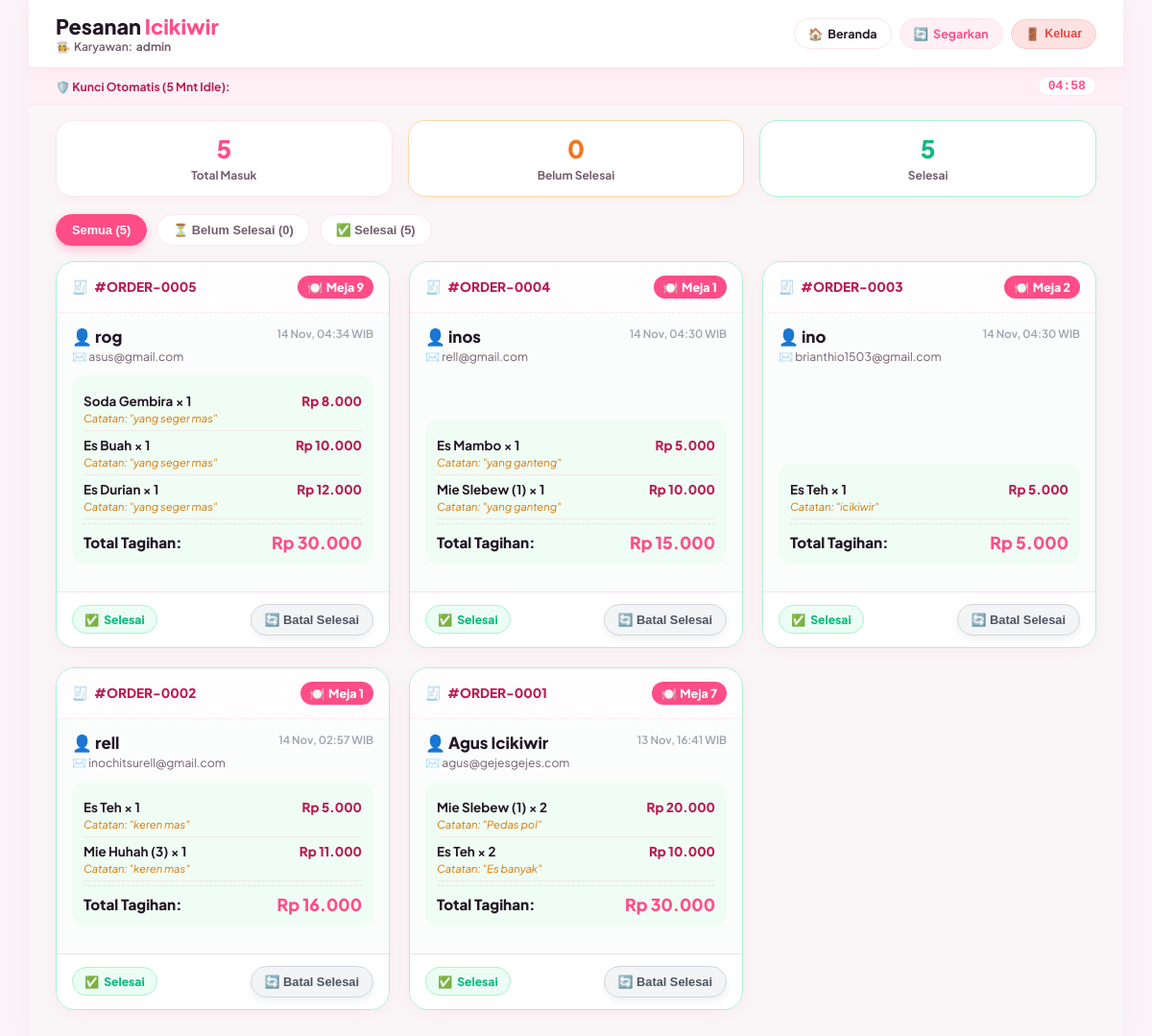
The page /pesanan.php (signed in) on the database its author committed.
### tables this page shows
CREATE TABLE `detail_pesanan` (
  `id_detail` int(11) NOT NULL,
  `jumlah` int(11) NOT NULL,
  `req` varchar(100) NOT NULL,
  `id_menu` int(11) NOT NULL,
  `id_custom` int(11) NOT NULL
);

CREATE TABLE `menu` (
  `id_menu` int(11) NOT NULL,
  `nama` varchar(20) NOT NULL,
  `desk` varchar(200) NOT NULL,
  `harga` int(10) NOT NULL
);

CREATE TABLE `pelanggan` (
  `id_custom` int(11) NOT NULL,
  `nama_custom` varchar(20) NOT NULL,
  `nomor_meja` int(11) NOT NULL,
  `email` varchar(100) NOT NULL,
  `tanggal` datetime NOT NULL,
  `selesai` tinyint(1) NOT NULL
);

### pesanan.php (the view, shortened to what this page needs)
<?php
require_once __DIR__ . '/backend/koneksi.php';
$query = "
    SELECT p.id_custom, p.nama_custom, p.nomor_meja, p.email, p.tanggal, p.selesai,
           d.id_detail, d.jumlah, d.req,
           m.nama AS nama_menu, m.harga, m.id_menu
    FROM pelanggan p
    LEFT JOIN detail_pesanan d ON p.id_custom = d.id_custom
    LEFT JOIN menu m ON d.id_menu = m.id_menu
    ORDER BY p.id_custom DESC, d.id_detail ASC
";
$result = $conn->query($query);
$orders = [];
if ($result) {
    while ($row = $result->fetch_assoc()) {
        $id = $row['id_custom'];
        if (!isset($orders[$id])) {
            $orders[$id] = [
                'id_custom'   => $row['id_custom'],
                'nama_custom' => $row['nama_custom'],
                'nomor_meja'  => $row['nomor_meja'],
                'email'       => $row['email'],
                'tanggal'     => $row['tanggal'],
                'selesai'     => (int)$row['selesai'],
                'total_harga' => 0,
                'items'       => []
            ];
        }
        if ($row['id_detail']) {
            $subtotal = $row['harga'] * $row['jumlah'];
            $orders[$id]['total_harga'] += $subtotal;
            $orders[$id]['items'][] = [
                'id_detail' => $row['id_detail'],
                'id_menu'   => $row['id_menu'],
                'nama_menu' => $row['nama_menu'],
                'harga'     => (int)$row['harga'],
                'jumlah'    => (int)$row['jumlah'],
                'req'       => $row['req'],
                'subtotal'  => $subtotal
            ];
        }
    }
}
$total_pesanan = count($orders);
$total_pending = 0;
$total_selesai = 0;
foreach ($orders as $o) {
    if ($o['selesai'] == 1) {
        $total_selesai++;
    } else {
        $total_pending++;
    }
}
?>
<!DOCTYPE html>
<html lang="id">
<head>
</head>
<body>
<div class="dashboard-container">
    <header class="dash-header">
        <div class="brand-title">
            <h1>Pesanan <span>Icikiwir</span></h1>
            <div class="user-tag">
                <span>👩‍🍳</span> Karyawan: <b><?= htmlspecialchars($_SESSION['karyawan']); ?></b>
            </div>
        </div>
        <div class="header-actions">
            <a href="index.php" class="btn-action-icon btn-home" title="Kembali ke Beranda" onclick="isIntendedNavigation = true;">
                <span>🏠</span> Beranda
            </a>
            <a href="pesanan.php" class="btn-action-icon btn-refresh" title="Perbarui Daftar" onclick="isIntendedNavigation = true;">
                <span>🔄</span> Segarkan
            </a>
            <button onclick="logoutManual()" class="btn-action-icon btn-logout" title="Keluar">
                <span>🚪</span> Keluar
            </button>
        </div>
    </header>
    <div class="session-timer-bar">
        <span>🛡️ Kunci Otomatis (5 Mnt Idle):</span>
        <span class="timer-badge" id="timerBadge">05:00</span>
    </div>
    <section class="stats-grid">
        <div class="stat-card total">
            <div class="stat-num" id="statTotal"><?= $total_pesanan; ?></div>
            <div class="stat-label">Total Masuk</div>
        </div>
        <div class="stat-card pending">
            <div class="stat-num" id="statPending"><?= $total_pending; ?></div>
            <div class="stat-label">Belum Selesai</div>
        </div>
        <div class="stat-card done">
            <div class="stat-num" id="statDone"><?= $total_selesai; ?></div>
            <div class="stat-label">Selesai</div>
        </div>
    </section>
    <nav class="filter-nav">
        <button class="filter-pill active" onclick="filterPesanan('all', this)">Semua (<span id="pillTotal"><?= $total_pesanan; ?></span>)</button>
        <button class="filter-pill" onclick="filterPesanan('pending', this)">⏳ Belum Selesai (<span id="pillPending"><?= $total_pending; ?></span>)</button>
        <button class="filter-pill" onclick="filterPesanan('done', this)">✅ Selesai (<span id="pillDone"><?= $total_selesai; ?></span>)</button>
    </nav>
    <main class="orders-feed" id="ordersList">
        <?php if (empty($orders)): ?>
            <div class="empty-orders">
                <div class="empty-orders-icon">📦</div>
                <h3>Belum Ada Pesanan</h3>
                <p>Pesanan yang dibuat oleh customer di menu.php akan langsung tampil di sini secara otomatis.</p>
            </div>
        <?php else: ?>
            <?php foreach ($orders as $order):
                $id_custom = (int)$order['id_custom'];
                $isDone = ($order['selesai'] === 1);
                $statusClass = $isDone ? 'done' : 'pending';
                $statusText = $isDone ? 'Selesai' : 'Belum Selesai';
            ?>
            <article class="order-card <?= $isDone ? 'done-state' : ''; ?>" id="orderCard-<?= $id_custom; ?>" data-status="<?= $isDone ? 'done' : 'pending'; ?>">
                <div class="card-top">
                    <div class="order-id-badge">
                        <span>🧾</span> #ORDER-<?= str_pad($id_custom, 4, '0', STR_PAD_LEFT); ?>
                    </div>
                    <div class="table-pill">
                        <span>🍽️</span> Meja <?= htmlspecialchars($order['nomor_meja']); ?>
                    </div>
                </div>
                <div class="card-body">
                    <div class="customer-meta">
                        <div>
                            <div class="cust-name">👤 <?= htmlspecialchars($order['nama_custom']); ?></div>
                            <div class="cust-email">✉️ <?= htmlspecialchars($order['email']); ?></div>
                        </div>
                        <div class="order-time">
                            <?= date('d M, H:i', strtotime($order['tanggal'])); ?> WIB
                        </div>
                    </div>
                    <div class="items-box <?= $isDone ? 'done-bg' : ''; ?>">
                        <?php foreach ($order['items'] as $item): ?>
                        <div class="item-row">
                            <div>
                                <span class="item-name-qty"><?= htmlspecialchars($item['nama_menu']); ?> &times; <?= $item['jumlah']; ?></span>
                                <?php if (!empty($item['req'])): ?>
                                <div class="item-req-note">Catatan: "<?= htmlspecialchars($item['req']); ?>"</div>
                                <?php endif; ?>
                            </div>
                            <div class="item-subtotal">Rp <?= number_format($item['subtotal'], 0, ',', '.'); ?></div>
                        </div>
                        <?php endforeach; ?>
                        <div class="order-total-row">
                            <span>Total Tagihan:</span>
                            <span class="order-total-val">Rp <?= number_format($order['total_harga'], 0, ',', '.'); ?></span>
                        </div>
                    </div>
                </div>
                <footer class="card-footer">
                    <div class="status-badge <?= $statusClass; ?>" id="badge-<?= $id_custom; ?>">
                        <span><?= $isDone ? '✅' : '⏳'; ?></span>
                        <span id="badgeText-<?= $id_custom; ?>"><?= $statusText; ?></span>
                    </div>
                    <div id="btnContainer-<?= $id_custom; ?>">
                        <?php if (!$isDone): ?>
                        <button class="btn-toggle-status mark-done" onclick="ubahStatus(<?= $id_custom; ?>, 1)">
                            <span>Selesaikan</span> ➔
                        </button>
                        <?php else: ?>
                        <button class="btn-toggle-status mark-pending" onclick="ubahStatus(<?= $id_custom; ?>, 0)">
                            <span>🔄 Batal Selesai</span>
                        </button>
                        <?php endif; ?>
                    </div>
                </footer>
            </article>
            <?php endforeach; ?>
        <?php endif; ?>
    </main>
</div>
</body>
</html>

### rows shown on the page
detail_pesanan: id_menu.nama "Soda Gembira", jumlah "1", req "yang seger mas", id_menu.harga "8.000"
detail_pesanan: id_menu.nama "Es Buah", jumlah "1", req "yang seger mas", id_menu.harga "10.000"
detail_pesanan: id_menu.nama "Es Durian", jumlah "1", req "yang seger mas", id_menu.harga "12.000"
detail_pesanan: id_menu.nama "Es Mambo", jumlah "1", req "yang ganteng", id_menu.harga "5.000"
detail_pesanan: id_menu.nama "Mie Slebew (1)", jumlah "1", req "yang ganteng", id_menu.harga "10.000"
detail_pesanan: id_custom.id_custom "0003", id_custom.nomor_meja "2", id_custom.nama_custom "ino", id_custom.email "brianthio1503@gmail.com", id_custom.tanggal "14 Nov, 04:30", id_menu.nama "Es Teh", jumlah "1", req "icikiwir", id_menu.harga "5.000", id_custom.selesai "Selesai"
detail_pesanan: id_menu.nama "Es Teh", jumlah "1", req "keren mas", id_menu.harga "5.000"
detail_pesanan: id_menu.nama "Mie Huhah (3)", jumlah "1", req "keren mas", id_menu.harga "11.000"
detail_pesanan: id_menu.nama "Mie Slebew (1)", jumlah "2", req "Pedas pol", subtotal "20.000"
detail_pesanan: id_menu.nama "Es Teh", jumlah "2", req "Es banyak", subtotal "10.000"

### other values the page prints
$_SESSION['karyawan'] "admin"
$total_pesanan "5"
$total_pending "0"
$total_selesai "5"
str_pad($id_custom, 4, '0', STR_PAD_LEFT) "0005"
$order['nomor_meja'] "9"
$order['nama_custom'] "rog"
$order['email'] "asus@gmail.com"
date('d M, H:i', strtotime($order['tanggal'])) "14 Nov, 04:34"
$order['total_harga'] "30.000"
$statusText "Selesai"
str_pad($id_custom, 4, '0', STR_PAD_LEFT) "0004"
$order['nomor_meja'] "1"
$order['nama_custom'] "inos"
$order['email'] "rell@gmail.com"
